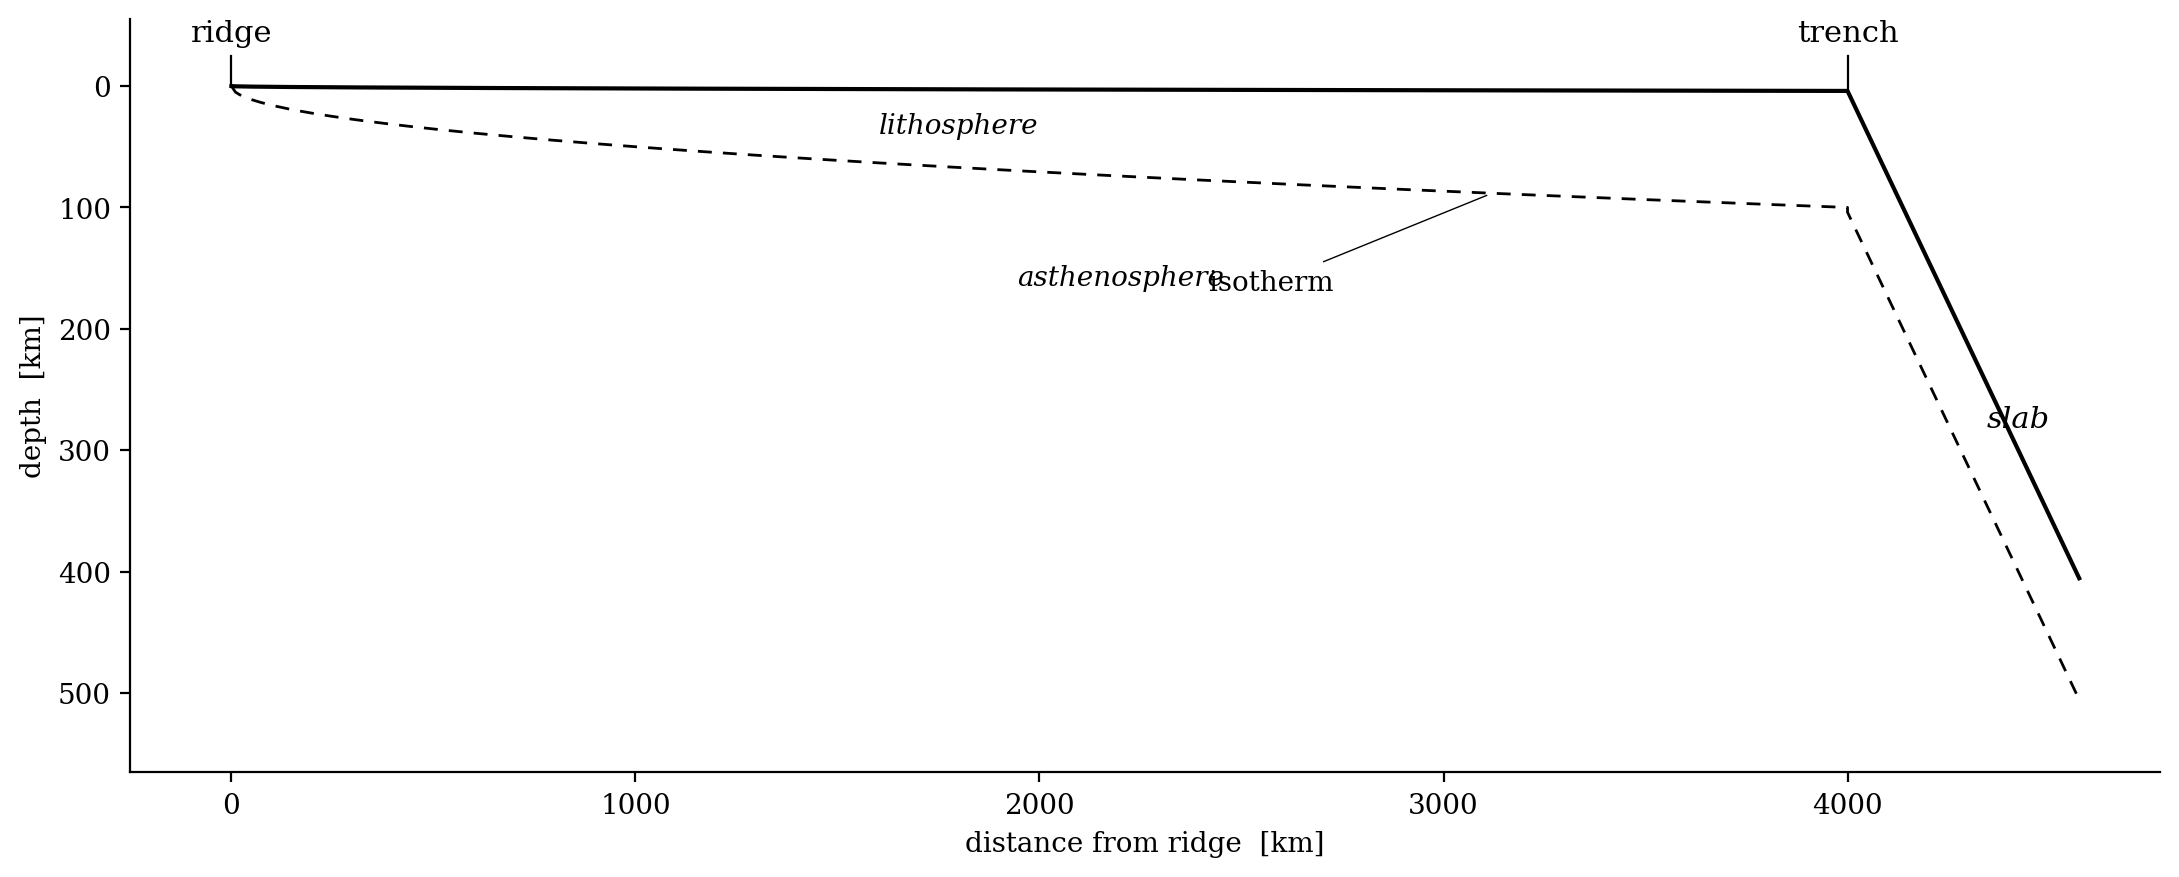

Recreate this plot in Python.
"""Schematic v1: oceanic plate from ridge → trench → slab.

- sqrt-of-age subsidence at the surface
- sqrt-of-age thickening of an isotherm (meets surface at ridge)
- sharp bend at the trench, straight slab at fixed dip
- black-and-white, no fills
"""
import numpy as np
import matplotlib.pyplot as plt
from pathlib import Path

# --- Geometry (km) -----------------------------------------------------------
L        = 4000.0      # ridge → trench distance
L_slab   = 700.0       # along-slab length
H0       = 100.0       # plate thickness at trench (sqrt growth from 0 at ridge)
S0       = 4.0         # surface subsidence at trench (sqrt growth from 0 at ridge)
dip_deg  = 35.0
dip      = np.deg2rad(dip_deg)

# --- Pre-trench segment ------------------------------------------------------
xp = np.linspace(0, L, 400)
ztop_pre = S0 * np.sqrt(xp / L)
ziso_pre = H0 * np.sqrt(xp / L)

# --- Slab segment ------------------------------------------------------------
s = np.linspace(0, L_slab, 200)
xs = L + s * np.cos(dip)
ztop_slab = S0 + s * np.sin(dip)
ziso_slab = ztop_slab + H0

# --- Combined ----------------------------------------------------------------
x_top = np.concatenate([xp, xs])
z_top = np.concatenate([ztop_pre, ztop_slab])

x_iso = np.concatenate([xp, xs])
z_iso = np.concatenate([ziso_pre, ziso_slab])

# --- Plot --------------------------------------------------------------------
plt.rcParams.update({
    "font.family": "serif",
    "mathtext.fontset": "cm",
    "axes.linewidth": 0.8,
    "axes.edgecolor": "black",
})

fig, ax = plt.subplots(figsize=(11, 4.5))

ax.plot(x_top, z_top, "k-", lw=1.5, label="surface")
ax.plot(x_iso, z_iso, "k-", lw=1.0, dashes=(5, 4), label="isotherm")

# Ridge marker (a "v" + crest line)
ax.plot([0, 0], [-25, 0], "k-", lw=0.8)
ax.text(0, -32, "ridge", ha="center", va="bottom", fontsize=11)

# Trench marker
ax.plot([L, L], [-25, S0], "k-", lw=0.8)
ax.text(L, -32, "trench", ha="center", va="bottom", fontsize=11)

# Slab label
sx = L + 0.55 * L_slab * np.cos(dip)
sz = S0 + 0.55 * L_slab * np.sin(dip) + H0 / 2
ax.text(sx + 30, sz, "slab", fontsize=11, ha="left", va="center", style="italic")

# Lithosphere label
ax.text(L * 0.45, H0 * np.sqrt(0.45) / 2 + 5, "lithosphere",
        fontsize=10, style="italic", ha="center")

# Isotherm label (with leader)
ix = 0.78 * L
iz = H0 * np.sqrt(ix / L)
ax.annotate("isotherm", xy=(ix, iz),
            xytext=(ix - 700, iz + 80),
            fontsize=10, ha="left",
            arrowprops=dict(arrowstyle="-", lw=0.5, color="k"))

# Asthenosphere label (mantle below isotherm in pre-trench)
ax.text(L * 0.55, H0 * np.sqrt(0.55) + 90, "asthenosphere",
        fontsize=10, style="italic", ha="center")

# Axes
ax.invert_yaxis()
ax.set_xlim(-250, x_top.max() + 200)
ax.set_ylim(z_iso.max() + 60, -55)
ax.set_xlabel("distance from ridge  [km]")
ax.set_ylabel("depth  [km]")
ax.spines["top"].set_visible(False)
ax.spines["right"].set_visible(False)

fig.tight_layout()

out = Path("/tmp/schematic_v1.png")
fig.savefig(out, bbox_inches="tight", dpi=200)
print(f"wrote {out}")
